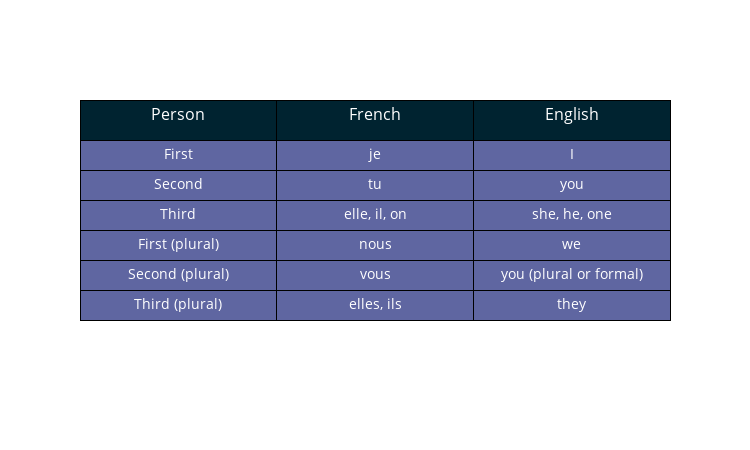

Here is the notebook cell this chart was saved with:
### Markdown cell above
## Personal pronouns

In order to start conjugating verbs, we must first learn what are the personal pronouns in French. These correspond to the usual English pronouns like I, you, he, she, etc. It is nice to put this into a table so the display is pretty.

We can make three lists or words, which are just strings of characters surrounded by quotes which indicate the start and end of each word. These three lists are stored as **variables,** as follows:
```
french = ['je','tu','elle, il, on','nous','vous','elles, ils']
english = ['I','you','she, he, one','we','you (plural or formal)','they']
person = ['First','Second','Third','First (plural)','Second (plural)','Third (plural)']
```

We then construct a table using some standard Python code, from a package called 'Plotly.' Don't worry too much about the details -- you can read about them on the Plotly web pages. For now, just notice that our three variables show up in the code at this line:
```
    values = [person,french,english],
```
That line tells the table builder where to get our words, to put into the table. 

With this following code, we build and display a table showing the subject pronouns in French. These pronouns will be used to separate the different cases of verb conjugation.

### Code cell
#table for personal pronouns using plotly

french = ['je','tu','elle, il, on','nous','vous','elles, ils']
english = ['I','you','she, he, one','we','you (plural or formal)','they']
person = ['First','Second','Third','First (plural)','Second (plural)','Third (plural)']


trace0 = go.Table(
  columnorder = [1,2,3],
  columnwidth = [10,10],
  header = dict(
    values = ['Person','French','English'],
    line = dict(color = 'rgb(0,0,0)'),
    fill = dict(color = 'rgb(0,35,48)'),
    align = ['center','center'],
    font = dict(color = 'white', size = 16),
    height = 40
  ),
  cells = dict(
    values = [person,french,english],
    line = dict(color = 'black'),
    fill = dict(color = 'rgb(95,102,161)'),
    align = ['center', 'center'],
    font = dict(color = 'white', size = 14),
    height = 30
    )
)
layout = dict(
    width=750, 
    height=450
)

data = [trace0]
fig = dict(data = data, layout = layout)

iplot(fig)

### Figure 1 — Plotly figure (JSON) as saved in the notebook; plotly's stock layout.template omitted (floating-point values rounded to 4 significant figures)
{"data": [{"cells": {"align": ["center", "center"], "fill": {"color": "rgb(95,102,161)"}, "font": {"color": "white", "size": 14}, "height": 30, "line": {"color": "black"}, "values": [["First", "Second", "Third", "First (plural)", "Second (plural)", "Third (plural)"], ["je", "tu", "elle, il, on", "nous", "vous", "elles, ils"], ["I", "you", "she, he, one", "we", "you (plural or formal)", "they"]]}, "columnorder": [1, 2, 3], "columnwidth": [10, 10], "header": {"align": ["center", "center"], "fill": {"color": "rgb(0,35,48)"}, "font": {"color": "white", "size": 16}, "height": 40, "line": {"color": "rgb(0,0,0)"}, "values": ["Person", "French", "English"]}, "type": "table"}], "layout": {"height": 450, "width": 750}}
